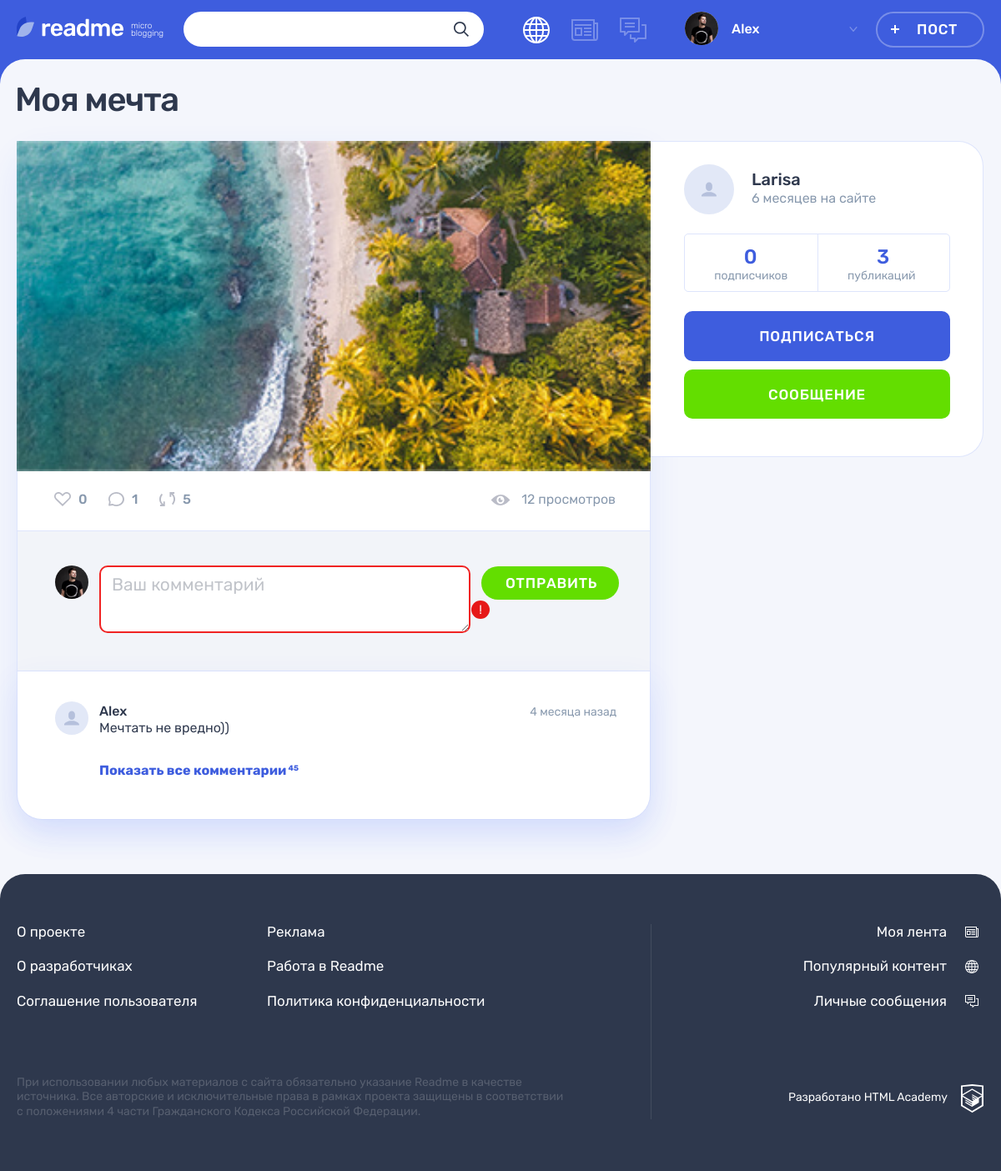
The app's page /post.php?id=4 with its own data.
### tables this page shows
CREATE TABLE posts (
  id INT AUTO_INCREMENT PRIMARY KEY,
  date_create DATETIME NOT NULL,
  title VARCHAR(128) NOT NULL,
  text_content TEXT,
  quote_author TINYTEXT,
  image_url TINYTEXT,
  video_url TINYTEXT,
  link TINYTEXT,
  view_number INT DEFAULT 0,
  user_id INT,
  type_id INT,
  FOREIGN KEY (user_id) REFERENCES users (id),
  FOREIGN KEY (type_id) REFERENCES type_contents (id)
);

CREATE TABLE comments (
  id INT AUTO_INCREMENT PRIMARY KEY,
  date_create DATETIME NOT NULL,
  content VARCHAR(128) NOT NULL,
  user_id INT,
  post_id INT,
  FOREIGN KEY (user_id) REFERENCES users (id),
  FOREIGN KEY (post_id) REFERENCES posts (id)
);

CREATE TABLE users (
  id INT AUTO_INCREMENT PRIMARY KEY,
  date_registration DATETIME NOT NULL,
  email CHAR(128) NOT NULL UNIQUE,
  login CHAR(128) NOT NULL UNIQUE,
  password CHAR(128) NOT NULL,
  avatar_url TINYTEXT
);

### helpers.php (called while the page is built, shortened)
<?php
function get_noun_plural_form(int $number, string $one, string $two, string $many): string
{
    $number = (int)$number;
    $mod10 = $number % 10;
    $mod100 = $number % 100;
    switch (true) {
        case ($mod100 >= 11 && $mod100 <= 20):
            return $many;
        case ($mod10 > 5):
            return $many;
        case ($mod10 >= 2 && $mod10 <= 4):
            return $two;
    }
}
function include_template($name, array $data = [])
{
    $name = 'templates/' . $name;
    extract($data);
    require $name;
    $result = ob_get_clean();
    return $result;
}

### models/Model.php (called while the page is built, shortened)
<?php
abstract class Model {
    function __construct($mysqli)
    {
        $this->mysqli = $mysqli;
    }
}
?>

### models/post.php (called while the page is built, shortened)
<?php
require_once('Model.php');
class Post extends Model {
    private $id;
    private $author_id;
    protected $table = 'posts';
    function __construct($mysqli, $id = null) {
        $this->id = $id;
    }
    public function getPostContent()
    {
        $stmt = $this->mysqli->prepare("
            SELECT p.id, date_create, title, text_content, quote_author, image_url,
            video_url, link, avatar_url, view_number, user_id, u.login, u.date_registration, tc.name_icon as post_type
            FROM {$this->table} p
            JOIN users u ON p.user_id = u.id
            JOIN type_contents tc ON p.type_id = tc.id
            WHERE p.id = ?
        ");
        $stmt->bind_param('i', $this->id);
        $stmt->execute();
        $result = $stmt->get_result();
        $result = $result->fetch_object();
        if ($result) {
            $result->publications_count = $this->getAuthorPublicationsCount();
            $result->subscribers_count = $this->getAuthorSubscribersCount();
        }
        return $result;
    }
    public function getId() {
        return $this->id;
    }
    private function setAuthorId($id) {
        $this->author_id = $id;
    }
    private function getAuthorPublicationsCount()
    {
        $stmt = $this->mysqli->prepare("SELECT COUNT(*) FROM {$this->table} WHERE user_id = ?");
        $stmt->bind_param('i', $this->author_id);
        $stmt->execute();
        $result = $stmt->get_result();
        return $result->fetch_array()[0];
    }
    private function getAuthorSubscribersCount()
    {
        $stmt = $this->mysqli->prepare("SELECT COUNT(*) FROM subscriptions WHERE subscription_id = ?");
        $stmt->bind_param('i', $this->author_id);
        $stmt->execute();
        $result = $stmt->get_result();
        return $result->fetch_array()[0];
    }
}
?>

### utils.php (called while the page is built, shortened)
<?php
function getRelativeDateString($diff, $ending)
{
    $ending = ' '.$ending;
    $minutes = ceil($diff/60);
    $hours = ceil($minutes/60);
    $days = ceil($minutes/1440);
    $weeks = ceil($minutes/10080);
    $mounth = floor($weeks/4);
    if ($weeks >= 5) {
        return $mounth.' '.get_noun_plural_form($mounth, 'месяц', 'месяца', 'месяцев')."{$ending}";
    }
}
function getRelativeDate($date, $ending = 'назад')
{
    $pub_date = strtotime($date);
    $now = strtotime('now');
    $diff = $now - $pub_date;
    return getRelativeDateString($diff, $ending);
}
function getShortenPostText($post)
{
    if ($post['post_type'] !== 'text') {
        return $post;
    }
    $post['short_text'] = cropText($post['text_content']);
    return $post;
}
function prepearingPost($post)
{
    $prepearing_post = Array();
    foreach ($post as $key => $value) {
        $prepearing_post[$key] = htmlspecialchars($value);
    }
    return getShortenPostText($prepearing_post);
}
?>

### models/Like.php (called while the page is built)
<?php
require_once('Model.php');
class Like extends Model {
    protected $table = 'likes';
    public function getCountLikes(Post $post)
    {
        $id = $post->getId();
        $stmt = $this->mysqli->prepare("SELECT COUNT(*) FROM {$this->table} WHERE post_id = ?");
        $stmt->bind_param('i', $id);
        $stmt->execute();
        $result = $stmt->get_result();
        return $result->fetch_array()[0];
    }
}
?>

### models/Comment.php (called while the page is built)
<?php
require_once('Model.php');
class Comment extends Model {
    protected $table = 'comments';
    public function getComments(Post $post)
    {
        $id = $post->getId();
        $stmt = $this->mysqli->prepare("
            SELECT c.id, date_create, content, u.login, u.avatar_url FROM {$this->table} c
            JOIN users u ON user_id = u.id
            WHERE c.post_id = ?
            ORDER BY date_create DESC"
        );
        $stmt->bind_param('i', $id);
        $stmt->execute();
        $result = $stmt->get_result();
        $result = $result->fetch_all(MYSQLI_ASSOC);
        return $this->secureComments($result);
    }
    private function secureComments($comments) {
        $safe_content = Array();
        foreach ($comments as $comment) {
            $comment['content'] = htmlspecialchars($comment['content']);
            $safe_content[] = $comment;
        }
        return $safe_content;
    }
}
?>

### templates/post-details.php (the view, shortened to what this page needs)
<main class="page__main page__main--publication">
    <div class="container">
        <h1 class="page__title page__title--publication"><?= $info['title']; ?></h1>
        <section class="post-details">
            <div class="post-details__wrapper post-<?= $info['post_type']; ?>">
                <div class="post-details__main-block post post--details">
                    <?php if (isset($post)) : ?>
                        <?=$post; ?>
                    <?php endif; ?>
                    <div class="post__indicators">
                        <div class="post__buttons">
                            <a class="post__indicator post__indicator--likes button" href="#" title="Лайк">
                                <svg class="post__indicator-icon" width="20" height="17">
                                    <use xlink:href="#icon-heart"></use>
                                </svg>
                                <span><?=$likes_count?></span>
                            </a>
                            <a class="post__indicator post__indicator--comments button" href="#" title="Комментарии">
                                <svg class="post__indicator-icon" width="19" height="17">
                                    <use xlink:href="#icon-comment"></use>
                                </svg>
                                <span><?=$comments_count;?></span>
                            </a>
                            <a class="post__indicator post__indicator--repost button" href="#" title="Репост">
                                <svg class="post__indicator-icon" width="19" height="17">
                                    <use xlink:href="#icon-repost"></use>
                                </svg>
                                <span>5</span>
                            </a>
                        </div>
                        <span class="post__view"><?=$info['view_number'];?></span>
                    </div>
                    <div class="comments">
                        <form class="comments__form form" action="#" method="post">
                            <div class="comments__my-avatar">
                                <img class="comments__picture" src="img/userpic-medium.jpg" alt="Аватар пользователя">
                            </div>
                            <div class="form__input-section form__input-section--error">
                                <textarea class="comments__textarea form__textarea form__input" placeholder="Ваш комментарий"></textarea>
                                <button class="form__error-button button" type="button">!</button>
                            </div>
                            <button class="comments__submit button button--green" type="submit">Отправить</button>
                        </form>
                        <div class="comments__list-wrapper">
                            <?php if ($comments) :?>
                            <ul class="comments__list">
                            <?php foreach($comments as $key => $value) :?>
                                <li class="comments__item user">
                                    <div class="comments__avatar">
                                    </div>
                                    <div class="comments__info">
                                        <div class="comments__name-wrapper">
                                            <a class="comments__user-name" href="#">
                                                <span><?=$value['login'];?></span>
                                            </a>
                                            <time class="comments__time" datetime="<?=$value['date_create'];?>"><?=$value['relative_time'];?></time>
                                        </div>
                                        <p class="comments__text">
                                            <?=$value['content'];?>
                                        </p>
                                    </div>
                                </li>
                            <?php endforeach;?>
                            </ul>
                            <a class="comments__more-link" href="#">
                                <span>Показать все комментарии</span>
                                <sup class="comments__amount">45</sup>
                            </a>
                            <?php else :?>
                                <p>Комментариев пока нет</p>
                            <?php endif ;?>
                        </div>
                    </div>
                </div>
                <div class="post-details__user user">
                    <div class="post-details__user-info user__info">
                        <div class="post-details__avatar user__avatar">
                        </div>
                        <div class="post-details__name-wrapper user__name-wrapper">
                            <a class="post-details__name user__name" href="#">
                                <span><?=$info['login'];?></span>
                            </a>
                            <time class="post-details__time user__time" datetime="<?= $info['date_registration'];?>"><?=$info['duration_on_site'];?></time>
                        </div>
                    </div>
                    <div class="post-details__rating user__rating">
                        <p class="post-details__rating-item user__rating-item user__rating-item--subscribers">
                            <span class="post-details__rating-amount user__rating-amount"><?=$info['subscribers_count'];?></span>
                            <span class="post-details__rating-text user__rating-text">подписчиков</span>
                        </p>
                        <p class="post-details__rating-item user__rating-item user__rating-item--publications">
                            <span class="post-details__rating-amount user__rating-amount"><?=$info['publications_count'];?></span>
                            <span class="post-details__rating-text user__rating-text">публикаций</span>
                        </p>
                    </div>
                    <div class="post-details__user-buttons user__buttons">
                        <button class="user__button user__button--subscription button button--main" type="button">Подписаться</button>
                        <a class="user__button user__button--writing button button--green" href="#">Сообщение</a>
                    </div>
                </div>
            </div>
        </section>
    </div>
</main>

### templates/image.php
<div class="post-details__image-wrapper post-photo__image-wrapper">
    <img src="<?=$post['image_url']?>" alt="Фото от пользователя" width="760" height="507">
</div>

### records on screen
posts: title "Моя мечта", image_url (picture), user.login "Larisa"
comments: user.login "Alex", relative_time "4 месяца назад", content "Мечтать не вредно))"

### other values on screen
$user_name "Alex"
$likes_count "0"
$comments_count "1"
$info['view_number'] "12 просмотров"
$info['duration_on_site'] "6 месяцев на сайте"
$info['subscribers_count'] "0"
$info['publications_count'] "3"
